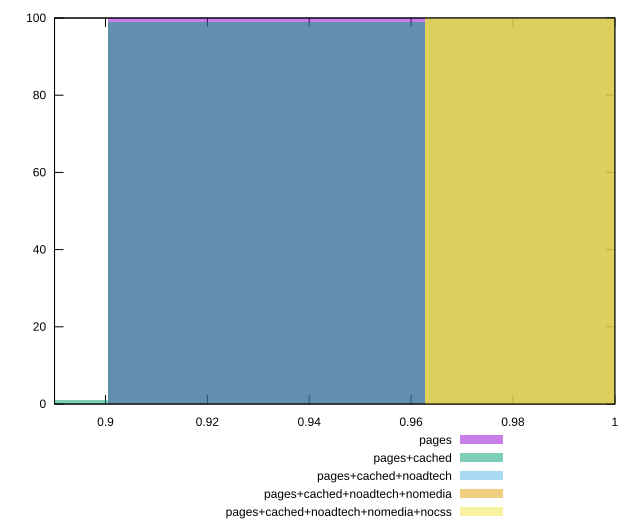

Write the gnuplot code that produced this figure.
reset

$pages <<EOF
0.9316061196270539 100
EOF

$pagesCached <<EOF
0.8694990449852502 1
0.9316061196270539 99
EOF

$pagesCachedNoadtech <<EOF
0.9937131942688574 100
EOF

$pagesCachedNoadtechNomedia <<EOF
0.9937131942688574 100
EOF

$pagesCachedNoadtechNomediaNocss <<EOF
0.9937131942688574 100
EOF

set key outside below
set boxwidth 0.06210707464180359
set xrange [0.89:1]
set yrange [0:100]
set trange [0:100]
set style fill transparent solid 0.5 noborder
set terminal svg size 640, 530 enhanced background rgb 'white'
set output "report_00018_2021-02-10T15-25-16.877Z/mainthread-work-breakdown/comparison/histogram/all_score.svg"

plot $pages title "pages" with boxes, \
     $pagesCached title "pages+cached" with boxes, \
     $pagesCachedNoadtech title "pages+cached+noadtech" with boxes, \
     $pagesCachedNoadtechNomedia title "pages+cached+noadtech+nomedia" with boxes, \
     $pagesCachedNoadtechNomediaNocss title "pages+cached+noadtech+nomedia+nocss" with boxes

reset
